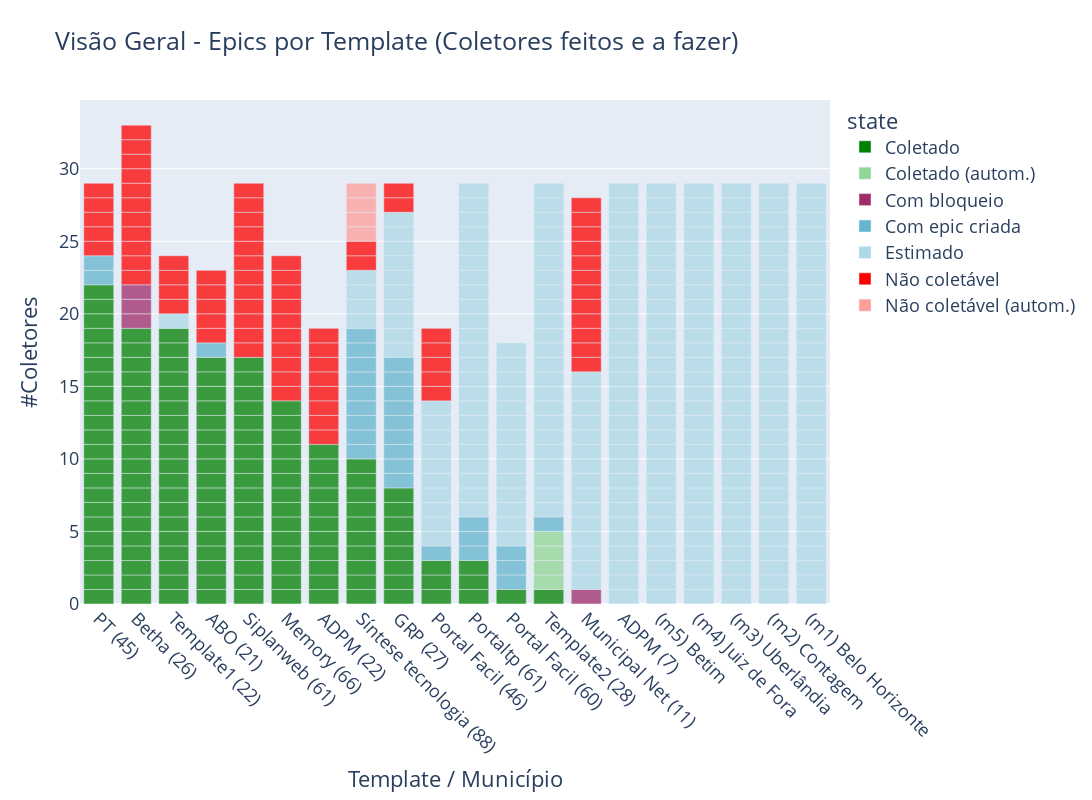

The cell this chart's notebook holds for it:
### Code cell
# TODO melhorar automacao
def plot_status_epics(df, top_templates, sondagem, title='Visão Geral - Epics por Template (Coletores feitos e a fazer)'):

    # resultados do buscador de subtags (sondagem)
    # templates_ja_analisados = ['ADPM', 'Betha', 'Municipal Net', 'Siplanweb', 'Memory']
    templates_ja_analisados = [
        'ADPM (22)', 'Betha (26)', 'Municipal Net (11)', 'Siplanweb (61)', 'Memory (66)', 
        'Template1 (22)', 'Portal Facil (60)', 'Portal Facil (46)']
    s = sondagem[sondagem == 0].count(axis=1)
    s = s[s != 0]
    s = s.drop(templates_ja_analisados)
    s = s.sort_index()
    nao_loc_autom = dict(s)
    
    # Fonte: Planilha Controle de Dados (#TODO transformar em Epics com "não-localizado")
    nao_loc_manual = {'Municipal Net (11)': 12, 'Portal Facil (46)': 5}
    coletado_autom = {'Template2 (28)': 4}
    
    for template, count in nao_loc_autom.items():
        for i in range(count):
            df = df.append({'template':template, 'state':'Não coletável (autom.)', 'aux':1}, ignore_index=True)
            
    for template, count in nao_loc_manual.items():
        for i in range(count):
            df = df.append({'template':template, 'state':'Não coletável', 'aux':1}, ignore_index=True)
            
    for template, count in coletado_autom.items():
        for i in range(count):
            df = df.append({'template':template, 'state':'Coletado (autom.)', 'aux':1}, ignore_index=True)
       
    # Pre-process dataframes       
    count_col = 'aux'
    name_col  = 'shortname'
    top_templates = top_templates[top_templates['rank'] <= 15]
    df = top_templates.merge(df, how='left').fillna({'state':'Estimado', count_col:1})   
    templates = df['template'].dropna().unique() 
    
    print(templates)
    
    # TODO usar arquivo separado
    total_ref = 29  # Siplanweb  
    total = dict.fromkeys(templates, total_ref)
    total['Municipal Net (11)'] = 28
    total['Betha (26)'] = 33
    total['ADPM (22)'] = 19
    total['PT (45)'] = 28
    total['Memory (66)'] = 23
    total['ABO (21)'] = 23
    total['Template1 (22)'] = 24
    total['Portal Facil (60)'] = 18
    total['Portal Facil (46)'] = 19
    
    # Fill missing (estimated) epics in df
    for template in templates:        
        created =  df.groupby('template').count()['state'][template]
        missing = total[template] - created
        size = df[df.template == template]['size'].values[0]
        name = df[df.template == template][name_col].values[0]

        for i in range(missing):            
            df = df.append({'template':template, 'state':'Estimado', name_col:name,
                            'size':size, count_col:1}, ignore_index=True)           
        
    df = df.sort_values(by=['state', name_col], ascending=[True,False])
    xorder = df.groupby(['state', name_col]).count()['aux'][
        'Coletado'].sort_values(ascending=False).index.tolist()

    # Plot
    fig = px.bar(
        df, y=count_col, x=name_col, color='state', height=800, width=1100, title=title,
        color_discrete_map = {
            'Coletado':'green', 
            'Coletado (autom.)':'#92d696', 
            'Com bloqueio':'#9F2B68',
            'Com epic criada':'#64b5cd', 
            'Estimado':'lightblue', 
            'Não coletável':'red', 
            'Não coletável (autom.)':'#ff9e99'}, 
        labels = {
            count_col:"#Coletores", 
            name_col:"Template / Município"}, 
        opacity = 0.75 )    
    
    fig.update_layout(xaxis={'categoryorder':'array', 'categoryarray':xorder})
    fig.update_xaxes(tickangle=45)
    fig.update_layout(font=dict(size=18))    
    
    return fig

#-------------------------------------------------------------

epics_df = pd.read_csv("data/epics.csv")
top_templates = pd.read_csv("data/top_templates.csv")
sondagem = pd.read_csv('data/resultados_templates.csv', index_col=0).astype(int)

fig = plot_status_epics(epics_df, top_templates, sondagem)    
fig.write_image('./fig/status-coleta.png', scale=1)
fig

### Figure 1 — Plotly figure (JSON) as saved in the notebook; plotly's stock layout.template omitted (floating-point values rounded to 4 significant figures; data arrays with more than 128 entries replaced by an {"elided": "..."} marker saying what was removed)
{"data": [{"alignmentgroup": "True", "hovertemplate": "state=Coletado<br>Template / Município=%{x}<br>#Coletores=%{y}<extra></extra>", "legendgroup": "Coletado", "marker": {"color": "green", "opacity": 0.75, "pattern": {"shape": ""}}, "name": "Coletado", "offsetgroup": "Coletado", "orientation": "v", "showlegend": true, "textposition": "auto", "type": "bar", "x": {"elided": "145 str values"}, "xaxis": "x", "y": {"elided": "145 int values"}, "yaxis": "y"}, {"alignmentgroup": "True", "hovertemplate": "state=Coletado (autom.)<br>Template / Município=%{x}<br>#Coletores=%{y}<extra></extra>", "legendgroup": "Coletado (autom.)", "marker": {"color": "#92d696", "opacity": 0.75, "pattern": {"shape": ""}}, "name": "Coletado (autom.)", "offsetgroup": "Coletado (autom.)", "orientation": "v", "showlegend": true, "textposition": "auto", "type": "bar", "x": ["Template2 (28)", "Template2 (28)", "Template2 (28)", "Template2 (28)"], "xaxis": "x", "y": [1, 1, 1, 1], "yaxis": "y"}, {"alignmentgroup": "True", "hovertemplate": "state=Com bloqueio<br>Template / Município=%{x}<br>#Coletores=%{y}<extra></extra>", "legendgroup": "Com bloqueio", "marker": {"color": "#9F2B68", "opacity": 0.75, "pattern": {"shape": ""}}, "name": "Com bloqueio", "offsetgroup": "Com bloqueio", "orientation": "v", "showlegend": true, "textposition": "auto", "type": "bar", "x": ["Municipal Net (11)", "Betha (26)", "Betha (26)", "Betha (26)"], "xaxis": "x", "y": [1, 1, 1, 1], "yaxis": "y"}, {"alignmentgroup": "True", "hovertemplate": "state=Com epic criada<br>Template / Município=%{x}<br>#Coletores=%{y}<extra></extra>", "legendgroup": "Com epic criada", "marker": {"color": "#64b5cd", "opacity": 0.75, "pattern": {"shape": ""}}, "name": "Com epic criada", "offsetgroup": "Com epic criada", "orientation": "v", "showlegend": true, "textposition": "auto", "type": "bar", "x": ["Template2 (28)", "Síntese tecnologia (88)", "Síntese tecnologia (88)", "Síntese tecnologia (88)", "Síntese tecnologia (88)", "Síntese tecnologia (88)", "Síntese tecnologia (88)", "Síntese tecnologia (88)", "Síntese tecnologia (88)", "Síntese tecnologia (88)", "Portaltp (61)", "Portaltp (61)", "Portaltp (61)", "Portal Facil (60)", "Portal Facil (60)", "Portal Facil (60)", "Portal Facil (46)", "PT (45)", "PT (45)", "GRP (27)", "GRP (27)", "GRP (27)", "GRP (27)", "GRP (27)", "GRP (27)", "GRP (27)", "GRP (27)", "GRP (27)", "ABO (21)"], "xaxis": "x", "y": [1, 1, 1, 1, 1, 1, 1, 1, 1, 1, 1, 1, 1, 1, 1, 1, 1, 1, 1, 1, 1, 1, 1, 1, 1, 1, 1, 1, 1], "yaxis": "y"}, {"alignmentgroup": "True", "hovertemplate": "state=Estimado<br>Template / Município=%{x}<br>#Coletores=%{y}<extra></extra>", "legendgroup": "Estimado", "marker": {"color": "lightblue", "opacity": 0.75, "pattern": {"shape": ""}}, "name": "Estimado", "offsetgroup": "Estimado", "orientation": "v", "showlegend": true, "textposition": "auto", "type": "bar", "x": {"elided": "274 str values"}, "xaxis": "x", "y": {"elided": "274 int values"}, "yaxis": "y"}, {"alignmentgroup": "True", "hovertemplate": "state=Não coletável<br>Template / Município=%{x}<br>#Coletores=%{y}<extra></extra>", "legendgroup": "Não coletável", "marker": {"color": "red", "opacity": 0.75, "pattern": {"shape": ""}}, "name": "Não coletável", "offsetgroup": "Não coletável", "orientation": "v", "showlegend": true, "textposition": "auto", "type": "bar", "x": ["Template1 (22)", "Template1 (22)", "Template1 (22)", "Template1 (22)", "Síntese tecnologia (88)", "Síntese tecnologia (88)", "Siplanweb (61)", "Siplanweb (61)", "Siplanweb (61)", "Siplanweb (61)", "Siplanweb (61)", "Siplanweb (61)", "Siplanweb (61)", "Siplanweb (61)", "Siplanweb (61)", "Siplanweb (61)", "Siplanweb (61)", "Siplanweb (61)", "Portal Facil (46)", "Portal Facil (46)", "Portal Facil (46)", "Portal Facil (46)", "Portal Facil (46)", "PT (45)", "PT (45)", "PT (45)", "PT (45)", "PT (45)", "Municipal Net (11)", "Municipal Net (11)", "Municipal Net (11)", "Municipal Net (11)", "Municipal Net (11)", "Municipal Net (11)", "Municipal Net (11)", "Municipal Net (11)", "Municipal Net (11)", "Municipal Net (11)", "Municipal Net (11)", "Municipal Net (11)", "Memory (66)", "Memory (66)", "Memory (66)", "Memory (66)", "Memory (66)", "Memory (66)", "Memory (66)", "Memory (66)", "Memory (66)", "Memory (66)", "GRP (27)", "GRP (27)", "Betha (26)", "Betha (26)", "Betha (26)", "Betha (26)", "Betha (26)", "Betha (26)", "Betha (26)", "Betha (26)", "Betha (26)", "Betha (26)", "Betha (26)", "ADPM (22)", "ADPM (22)", "ADPM (22)", "ADPM (22)", "ADPM (22)", "ADPM (22)", "ADPM (22)", "ADPM (22)", "ABO (21)", "ABO (21)", "ABO (21)", "ABO (21)", "ABO (21)"], "xaxis": "x", "y": [1, 1, 1, 1, 1, 1, 1, 1, 1, 1, 1, 1, 1, 1, 1, 1, 1, 1, 1, 1, 1, 1, 1, 1, 1, 1, 1, 1, 1, 1, 1, 1, 1, 1, 1, 1, 1, 1, 1, 1, 1, 1, 1, 1, 1, 1, 1, 1, 1, 1, 1, 1, 1, 1, 1, 1, 1, 1, 1, 1, 1, 1, 1, 1, 1, 1, 1, 1, 1, 1, 1, 1, 1, 1, 1, 1], "yaxis": "y"}, {"alignmentgroup": "True", "hovertemplate": "state=Não coletável (autom.)<br>Template / Município=%{x}<br>#Coletores=%{y}<extra></extra>", "legendgroup": "Não coletável (autom.)", "marker": {"color": "#ff9e99", "opacity": 0.75, "pattern": {"shape": ""}}, "name": "Não coletável (autom.)", "offsetgroup": "Não coletável (autom.)", "orientation": "v", "showlegend": true, "textposition": "auto", "type": "bar", "x": ["Síntese tecnologia (88)", "Síntese tecnologia (88)", "Síntese tecnologia (88)", "Síntese tecnologia (88)"], "xaxis": "x", "y": [1, 1, 1, 1], "yaxis": "y"}], "layout": {"barmode": "relative", "font": {"size": 18}, "height": 800, "legend": {"title": {"text": "state"}, "tracegroupgap": 0}, "title": {"text": "Visão Geral - Epics por Template (Coletores feitos e a fazer)"}, "width": 1100, "xaxis": {"anchor": "y", "autorange": true, "categoryarray": ["PT (45)", "Betha (26)", "Template1 (22)", "ABO (21)", "Siplanweb (61)", "Memory (66)", "ADPM (22)", "Síntese tecnologia (88)", "GRP (27)", "Portal Facil (46)", "Portaltp (61)", "Portal Facil (60)", "Template2 (28)"], "categoryorder": "array", "domain": [0, 1], "range": [-0.5, 19.5], "tickangle": 45, "title": {"text": "Template / Município"}, "type": "category"}, "yaxis": {"anchor": "x", "autorange": true, "domain": [0, 1], "range": [0, 34.74], "title": {"text": "#Coletores"}, "type": "linear"}}}
